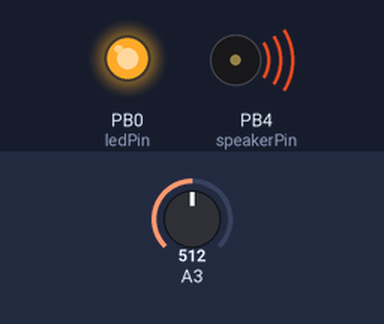
Recording of a sketch running on a simulated ATtiny85, built with avr-gcc and run on an emulated ATtiny85. Shown: output pins drawn as LEDs (lit = HIGH), buzzer (waves = sounding). The inputs (shaded band) are chosen by the test bench; at power-on: A3 = 512.

Above: at 1.2 s.
1.3 s: A3 set to 44
At 2.4 s:
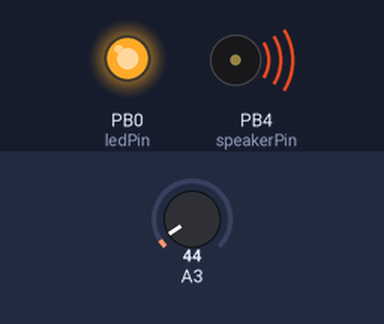
2.8 s: A3 set to 37
At 4.0 s:
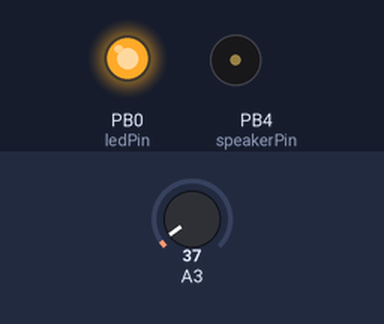
4.3 s: A3 set to 122
At 5.5 s:
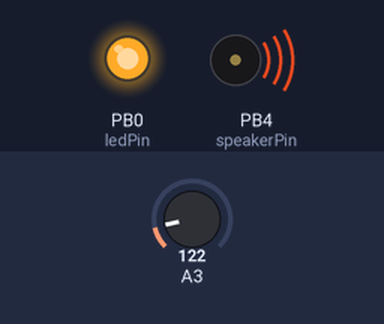
5.8 s: A3 set to 0
At 6.2 s:
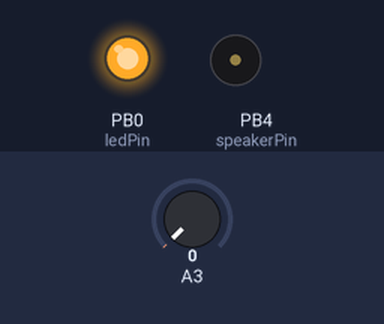
Timing chart, 0 to 8.3 s (numbered marks = the images above; inputs shaded):
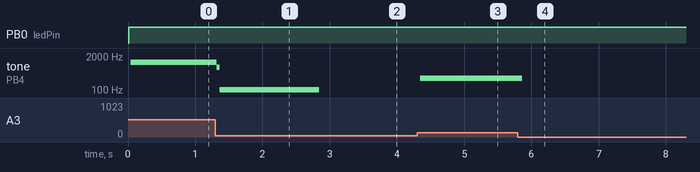

The sketch:

attiny85_theremin.ino
```cpp
#define sensorPin 3
#define speakerPin 4
#define ledPin 0

int sensorVal; // The analog reading from the photoresistor

long speakerFreq; // The frequency to buzz the buzzer

// You can experiment with these values:
long BUZZ_FREQ_MAX = 2500; // Maximum frequency for the buzzer

long PR_MAX = 1023; // Maximum value for the photoresistor

void setup() {
  pinMode(ledPin, OUTPUT);
  pinMode(speakerPin, OUTPUT); // set a pin for buzzer output

}


void loop() {

    sensorVal = analogRead(sensorPin); // Values 0-1023

    speakerFreq = (sensorVal * BUZZ_FREQ_MAX) / PR_MAX;

    buzz(speakerPin, speakerFreq, 10);

    digitalWrite(ledPin, HIGH);

}


void buzz(int targetPin, long frequency, long length) {

    long delayValue = 1000000/frequency/2;

    long numCycles = frequency * length/ 1000;

    for (long i=0; i < numCycles; i++){

        digitalWrite(targetPin,HIGH);

        delayMicroseconds(delayValue);

        digitalWrite(targetPin,LOW);

        delayMicroseconds(delayValue);

    }

}
```

Measured:
- the behaviour switches between 41 and 40 on A3 (found by bisection; images 1 and 2)
- after the input at 1.3 s, tone on PB4 (speakerPin): 1177 Hz → 741 Hz at once, → 103 Hz 0.04 s later
- after the input at 2.8 s, tone on PB4 (speakerPin): 103 Hz → silent at once
- after the input at 4.3 s, tone on PB4 (speakerPin): silent → 282 Hz after 0.05 s
- after the input at 5.8 s, tone on PB4 (speakerPin): 282 Hz → silent after 0.07 s
